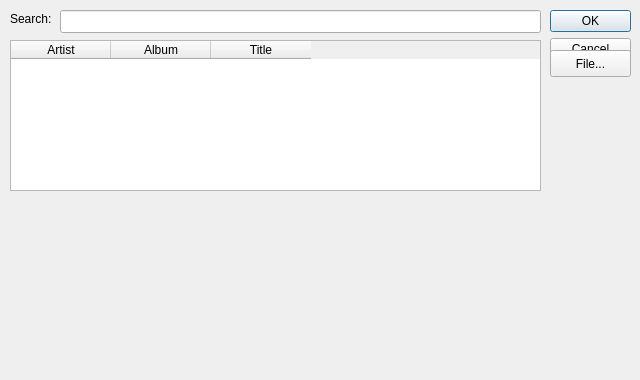
<?xml version="1.0" encoding="UTF-8"?>
<ui version="4.0">
 <class>AddMusic</class>
 <widget class="QDialog" name="AddMusic">
  <property name="geometry">
   <rect>
    <x>0</x>
    <y>0</y>
    <width>640</width>
    <height>380</height>
   </rect>
  </property>
  <property name="windowTitle">
   <string>Dialog</string>
  </property>
  <widget class="QDialogButtonBox" name="buttonBox">
   <property name="geometry">
    <rect>
     <x>550</x>
     <y>10</y>
     <width>81</width>
     <height>111</height>
    </rect>
   </property>
   <property name="orientation">
    <enum>Qt::Vertical</enum>
   </property>
   <property name="standardButtons">
    <set>QDialogButtonBox::Cancel|QDialogButtonBox::Ok</set>
   </property>
  </widget>
  <widget class="OnscreenKeyboard" name="kbdOnScreen" native="true">
   <property name="geometry">
    <rect>
     <x>90</x>
     <y>200</y>
     <width>401</width>
     <height>161</height>
    </rect>
   </property>
  </widget>
  <widget class="QPushButton" name="btnFile">
   <property name="geometry">
    <rect>
     <x>550</x>
     <y>50</y>
     <width>81</width>
     <height>27</height>
    </rect>
   </property>
   <property name="text">
    <string>File...</string>
   </property>
  </widget>
  <widget class="QLineEdit" name="txtSearch">
   <property name="geometry">
    <rect>
     <x>60</x>
     <y>10</y>
     <width>481</width>
     <height>23</height>
    </rect>
   </property>
  </widget>
  <widget class="QLabel" name="lblSearch">
   <property name="geometry">
    <rect>
     <x>10</x>
     <y>10</y>
     <width>56</width>
     <height>17</height>
    </rect>
   </property>
   <property name="text">
    <string>Search:</string>
   </property>
  </widget>
  <widget class="QTableWidget" name="tableWidget">
   <property name="geometry">
    <rect>
     <x>10</x>
     <y>40</y>
     <width>531</width>
     <height>151</height>
    </rect>
   </property>
   <column>
    <property name="text">
     <string>Artist</string>
    </property>
   </column>
   <column>
    <property name="text">
     <string>Album</string>
    </property>
   </column>
   <column>
    <property name="text">
     <string>Title</string>
    </property>
   </column>
  </widget>
 </widget>
 <customwidgets>
  <customwidget>
   <class>OnscreenKeyboard</class>
   <extends>QWidget</extends>
   <header>onscreenkeyboard.h</header>
   <slots>
    <signal>keypress(char)</signal>
   </slots>
  </customwidget>
 </customwidgets>
 <resources/>
 <connections>
  <connection>
   <sender>buttonBox</sender>
   <signal>accepted()</signal>
   <receiver>AddMusic</receiver>
   <slot>accept()</slot>
   <hints>
    <hint type="sourcelabel">
     <x>248</x>
     <y>254</y>
    </hint>
    <hint type="destinationlabel">
     <x>157</x>
     <y>274</y>
    </hint>
   </hints>
  </connection>
  <connection>
   <sender>buttonBox</sender>
   <signal>rejected()</signal>
   <receiver>AddMusic</receiver>
   <slot>reject()</slot>
   <hints>
    <hint type="sourcelabel">
     <x>316</x>
     <y>260</y>
    </hint>
    <hint type="destinationlabel">
     <x>286</x>
     <y>274</y>
    </hint>
   </hints>
  </connection>
  <connection>
   <sender>kbdOnScreen</sender>
   <signal>keypress(char)</signal>
   <receiver>AddMusic</receiver>
   <slot>vk_pressed(char)</slot>
   <hints>
    <hint type="sourcelabel">
     <x>290</x>
     <y>280</y>
    </hint>
    <hint type="destinationlabel">
     <x>319</x>
     <y>189</y>
    </hint>
   </hints>
  </connection>
 </connections>
 <slots>
  <slot>vk_pressed(char)</slot>
 </slots>
</ui>
